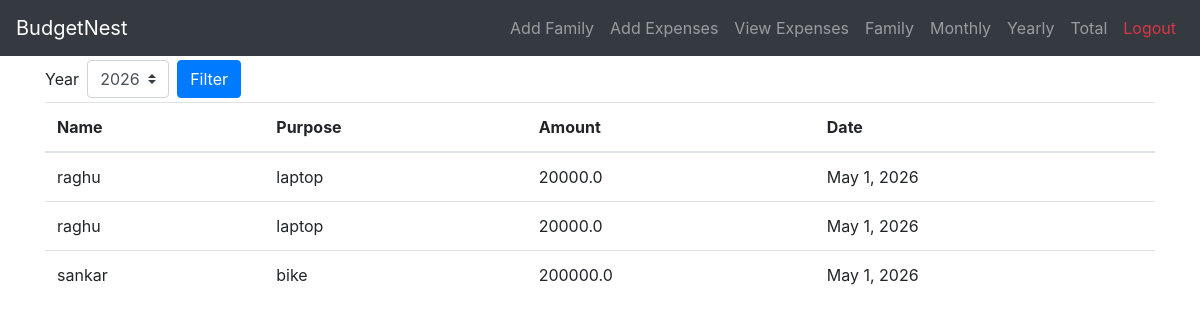
/yearlyreport/ (signed in), run on the app's committed database.
### family/models.py (models this page shows, shortened)
class Expenses(models.Model):
    familyLead = models.ForeignKey(User, on_delete=models.CASCADE)
    name = models.ForeignKey(FamilyMembers, on_delete=models.CASCADE)
    purpose = models.CharField(max_length=100)
    expense = models.FloatField(max_length=100000000000000000)
    date = models.DateField(blank=True, null=True)

class FamilyMembers(models.Model): # contains family details
    familyLead = models.ForeignKey(User, on_delete=models.CASCADE)
    firstname = models.CharField(max_length=100)
    age = models.IntegerField()
    income = models.FloatField(max_length=5000000000000000)

### family/views.py (the view)
# urls.py: path('yearlyreport/', views.yearly_report, name='yearlyreport'),
@login_required
@never_cache
def yearly_report(request):
    from django.utils import timezone
    now = timezone.now()
    selected_year = now.year
    if request.method == 'POST':
        selected_year = int(request.POST.get('year'))
    expenses = Expenses.objects.filter(
        familyLead=request.user,
        date__year=selected_year
    ).order_by('-date')
    total_expense = sum(exp.expense for exp in expenses)
    years = range(2020, now.year + 1)
    context = {
        'expenses': expenses,
        'total_expense': total_expense,
        'report_type': 'Yearly',
        'start_year': selected_year,
        'years': years,
        'records': expenses,  # For template compatibility
        'norecords': 'No records found' if not expenses else ''
    }
    return render(request, 'yearly_report.html', context)

### templates/yearly_report.html (shortened to what this page needs)
{% extends 'base.html' %}
{% block content %}
<div class="container toppart">
    <form class="form-inline" action="{% url 'yearlyreport' %}" method="post">
        <label class="my-1 mr-2" for="inlineFormCustomSelectPref1">Year</label>
        <select class="custom-select my-1 mr-sm-2" id="inlineFormCustomSelectPref1" name="year">
            {% for year in years %}
            <option value="{{ year }}" {% if year == start_year %}selected{% endif %}>{{ year }}</option>
            {% endfor %}
        </select>
        <input type="submit" class="btn btn-primary my-1 mr-2" value="Filter">
    </form>
    <div class="bottomtab">
        <table class="table">
            <thead class="thead-primary">
                <tr>
                    <th scope="col">Name</th>
                    <th scope="col">Purpose</th>
                    <th scope="col">Amount</th>
                    <th scope="col">Date</th>
                </tr>
            </thead>
            <tbody>
                {% for i in records %}
                <tr>
                    <td>{{ i.name.firstname }}</td>
                    <td>{{ i.purpose }}</td>
                    <td>{{ i.expense }}</td>
                    <td>{{ i.date }}</td>
                </tr>
                {% endfor %}
            </tbody>
        </table>
    </div>
</div>
{% endblock %}

### templates/base.html (style rules this page uses)
body { margin: 0; padding-top: 56px; }

### data on the page
Expenses: name.firstname "raghu", purpose "laptop", expense "20000.0", date "May 1, 2026"
Expenses: name.firstname "raghu", purpose "laptop", expense "20000.0", date "May 1, 2026"
Expenses: name.firstname "sankar", purpose "bike", expense "200000.0", date "May 1, 2026"

### other printed values
form field year "2026"
